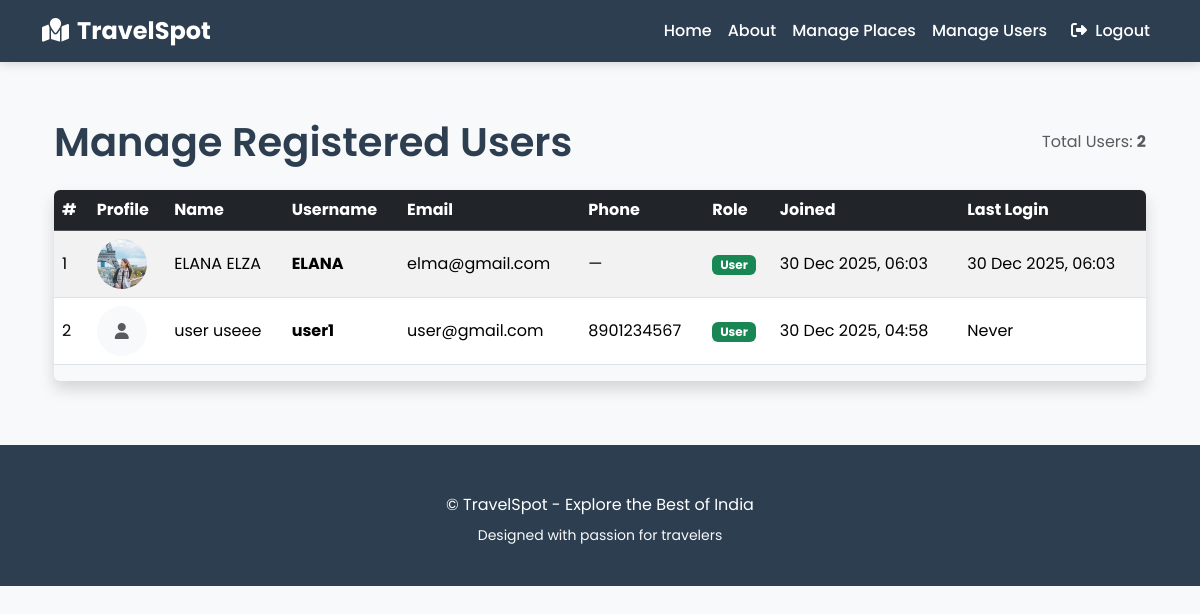
The app's page /admin-users/ (signed in) with its own data.
### main_app/models.py (models this page shows)
class Register(AbstractUser):
    phone=models.CharField(max_length=10,null=True, blank=True)
    role=models.CharField(max_length=10,default="Admin")
    profile=models.ImageField(upload_to='profile/',null=True, blank=True)

### main_app/views.py (the view)
# urls.py: path('admin-users/', views.admin_users, name='admin_users'),
@login_required
def admin_users(request):
    if request.user.role != "Admin":
        messages.error(request, "Access denied. Admin privileges required.")
        return redirect('user_places')
    users = Register.objects.filter(is_superuser=False).order_by('-date_joined')
    return render(request, 'admin_users.html', {
        'users': users,
        'total_users': users.count(),
    })

### main_app/templates/admin_users.html (shortened to what this page needs)
{% extends 'base.html' %}
{% block content %}
<div class="container">
    <div class="d-flex justify-content-between align-items-center mb-4">
        <h1 class="mb-0">Manage Registered Users</h1>
        <div class="text-muted">Total Users: <strong>{{ total_users }}</strong></div>
    </div>
    {% if users %}
    <div class="table-responsive shadow rounded">
        <table class="table table-hover table-striped align-middle">
            <thead class="table-dark">
                <tr>
                    <th>#</th>
                    <th>Profile</th>
                    <th>Name</th>
                    <th>Username</th>
                    <th>Email</th>
                    <th>Phone</th>
                    <th>Role</th>
                    <th>Joined</th>
                    <th>Last Login</th>
                </tr>
            </thead>
            <tbody>
                {% for user in users %}
                <tr>
                    <td>{{ forloop.counter }}</td>
                    <td>
                        {% if user.profile %}
                            <img src="{{ user.profile.url }}" alt="{{ user.username }}"
                                 class="rounded-circle" width="50" height="50" style="object-fit: cover;">
                        {% else %}
                            <div class="bg-light rounded-circle d-flex align-items-center justify-content-center"
                                 style="width:50px; height:50px;">
                                <i class="fas fa-user text-muted"></i>
                            </div>
                        {% endif %}
                    </td>
                    <td>{{ user.first_name }} {{ user.last_name }}</td>
                    <td><strong>{{ user.username }}</strong></td>
                    <td>{{ user.email }}</td>
                    <td>{{ user.phone|default:"—" }}</td>
                    <td>
                        <span class="badge {% if user.role == 'Admin' %}bg-danger{% else %}bg-success{% endif %}">
                            {{ user.role }}
                        </span>
                    </td>
                    <td>{{ user.date_joined|date:"d M Y, H:i" }}</td>
                    <td>{{ user.last_login|date:"d M Y, H:i"|default:"Never" }}</td>
                </tr>
                {% endfor %}
            </tbody>
        </table>
    </div>
    {% else %}
    <div class="alert alert-info text-center">
        No registered users yet.
    </div>
    {% endif %}
</div>
{% endblock %}

### main_app/static/css/style.css (style rules this page uses)
:root { --primary: #006d77; --secondary: #ff6b6b; --light: #f8f9fa; --dark: #2c3e50; --gray: #6c757d; }
body { font-family: 'Poppins', sans-serif; background-color: var(--light); color: var(--dark); }
h1, h2, h3, h4, h5, h6 { font-weight: 600; color: var(--dark); }

### records on screen
Register: profile (picture), first_name "ELANA", last_name "ELZA", username "ELANA", email "elma@gmail.com", phone "—", role "User", date_joined "30 Dec 2025, 06:03", last_login "30 Dec 2025, 06:03"
Register: first_name "user", last_name "useee", username "user1", email "user@gmail.com", phone "8901234567", role "User", date_joined "30 Dec 2025, 04:58", last_login "Never"

### other values on screen
{{ total_users }} "2"
